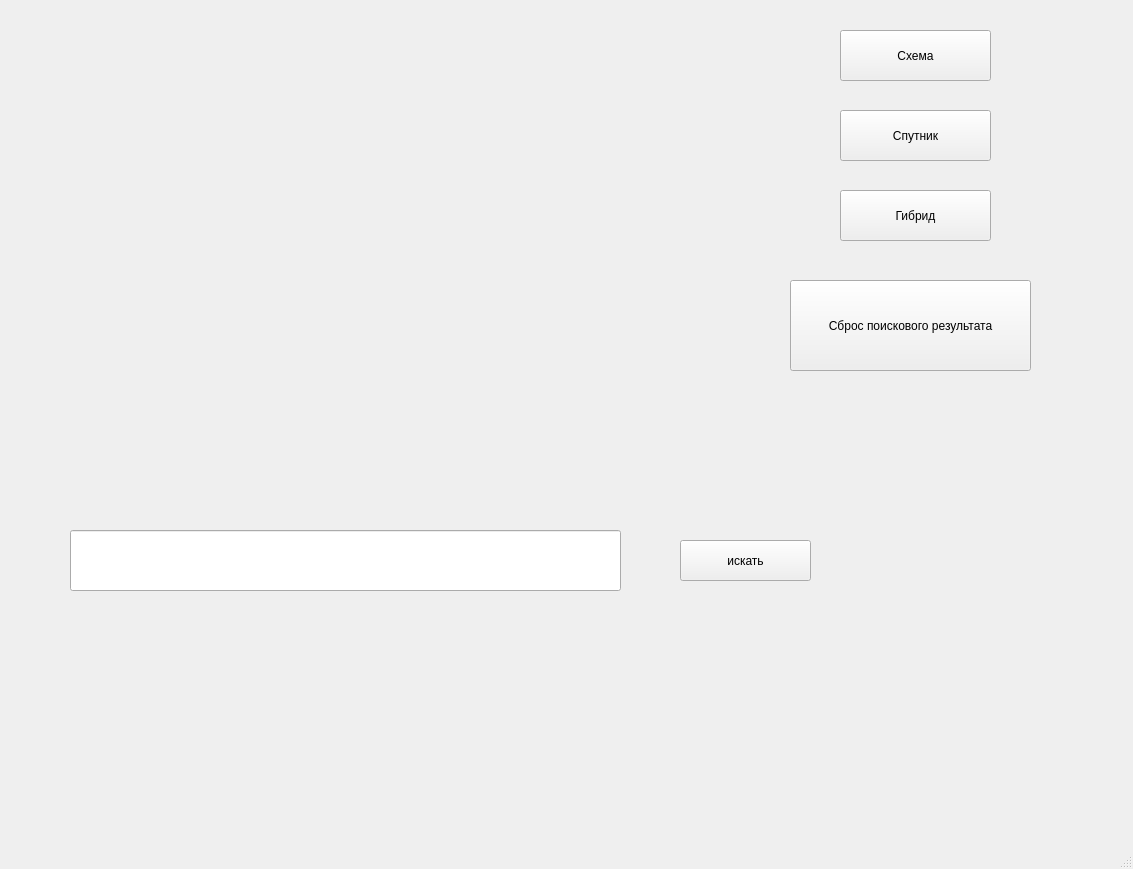
<?xml version="1.0" encoding="UTF-8"?>
<ui version="4.0">
 <class>MainWindow</class>
 <widget class="QMainWindow" name="MainWindow">
  <property name="geometry">
   <rect>
    <x>0</x>
    <y>0</y>
    <width>1133</width>
    <height>869</height>
   </rect>
  </property>
  <property name="windowTitle">
   <string>MainWindow</string>
  </property>
  <widget class="QWidget" name="centralwidget">
   <widget class="QLabel" name="lbl">
    <property name="geometry">
     <rect>
      <x>30</x>
      <y>20</y>
      <width>600</width>
      <height>450</height>
     </rect>
    </property>
    <property name="text">
     <string/>
    </property>
   </widget>
   <widget class="QPushButton" name="schema">
    <property name="geometry">
     <rect>
      <x>840</x>
      <y>30</y>
      <width>151</width>
      <height>51</height>
     </rect>
    </property>
    <property name="text">
     <string>Схема</string>
    </property>
   </widget>
   <widget class="QPushButton" name="sput">
    <property name="geometry">
     <rect>
      <x>840</x>
      <y>110</y>
      <width>151</width>
      <height>51</height>
     </rect>
    </property>
    <property name="text">
     <string>Спутник</string>
    </property>
   </widget>
   <widget class="QPushButton" name="gibrid">
    <property name="geometry">
     <rect>
      <x>840</x>
      <y>190</y>
      <width>151</width>
      <height>51</height>
     </rect>
    </property>
    <property name="text">
     <string>Гибрид</string>
    </property>
   </widget>
   <widget class="QLineEdit" name="led">
    <property name="geometry">
     <rect>
      <x>70</x>
      <y>530</y>
      <width>551</width>
      <height>61</height>
     </rect>
    </property>
    <property name="font">
     <font>
      <pointsize>10</pointsize>
     </font>
    </property>
    <property name="text">
     <string/>
    </property>
   </widget>
   <widget class="QPushButton" name="search1">
    <property name="geometry">
     <rect>
      <x>680</x>
      <y>540</y>
      <width>131</width>
      <height>41</height>
     </rect>
    </property>
    <property name="text">
     <string>искать</string>
    </property>
   </widget>
   <widget class="QPushButton" name="sbros">
    <property name="geometry">
     <rect>
      <x>790</x>
      <y>280</y>
      <width>241</width>
      <height>91</height>
     </rect>
    </property>
    <property name="text">
     <string>Сброс поискового результата</string>
    </property>
   </widget>
  </widget>
  <widget class="QMenuBar" name="menubar">
   <property name="geometry">
    <rect>
     <x>0</x>
     <y>0</y>
     <width>1133</width>
     <height>31</height>
    </rect>
   </property>
  </widget>
  <widget class="QStatusBar" name="statusbar"/>
 </widget>
 <resources/>
 <connections/>
</ui>
